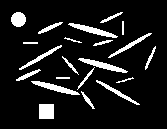
%> input picture morphology/TD4/elipses.bmp, 167 x 129 px
$ octave TD4_Part2_Correction.m   (GNU Octave 9; MATLAB toolbox functions it lacks are replaced by stand-ins)
%> lines starting %> are read from the running program, lines starting %| are printed output that depends on the picture; in (x1, y1, x2, y2) boxes, pixels count from 0 and x2, y2 are one past the last pixel; in counts of white or black regions, pixels touching at a corner belong together; the program's own positions count from 1
%% Mathematical Morphology - Hit or Miss transforms
% Assignment 4 - Part 2
%
%  Nom :
%  Prénom :

%% Application 1

clear all;
close all;

I=imread('elipses.bmp');
%> I: size 129x167 logical; 10.5% white; 21 white regions, largest, box (x1, y1, x2, y2) and area: (68, 23, 118, 38) 236, (78, 58, 128, 73) 236, (31, 81, 80, 95) 234
figure(1);imshow(I)


sk=bwmorph(I,'skel',Inf);
%> sk: size 129x167 logical; 4.2% white in thin lines or dots, all inside (x1, y1, x2, y2) = (15, 12, 156, 119)
figure(2), imshow(sk), title('Skeleton');

% pruning
skpr=bwmorph(sk,'spur',15);
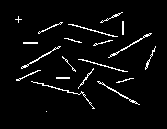
%> skpr: size 129x167 logical; 4% white in thin lines or dots, all inside (x1, y1, x2, y2) = (15, 12, 156, 112)
figure(3), imshow(skpr), title('pruned Skeleton');

%%%
% The operator will cut each object by their ending points the necessary to clear only the small ones. The parameter N is set accordingly to the length of the small objects.
% filtering of small isolated objects

skprao=bwareaopen(skpr,10);
%> skprao: size 129x167 logical; 4% white in thin lines or dots, all inside (x1, y1, x2, y2) = (15, 12, 156, 109)
figure(4), imshow(skprao), title('pruned skeleton after filtering of small objects');

% reconstruction
res=imreconstruct(skprao,I);
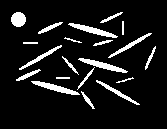
%> res: size 129x167 logical; 9.5% white; 20 white regions, largest, box (x1, y1, x2, y2) and area: (68, 23, 118, 38) 236, (78, 58, 128, 73) 236, (31, 81, 80, 95) 234
figure(5), imshow(res), title('Elipse reconstruction');

%%%
% *Remarque :* les objets disque et carré ont été ajoutés pour que
% l'opération filtrage par aire ne fonctionne pas directement sur
% les objets

skprao2=bwareaopen(I,150);
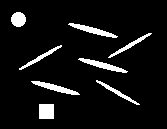
%> skprao2: size 129x167 logical; 7.4% white; 8 white regions, largest, box (x1, y1, x2, y2) and area: (68, 23, 118, 38) 236, (78, 58, 128, 73) 236, (31, 81, 80, 95) 234
figure(6), imshow(skprao2), title('Area openning on the original image');


%% Application 2

clear all;close all;
I=imread('pieces.bmp');
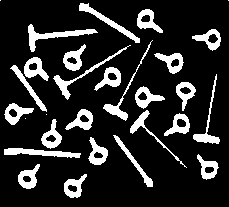
%> input picture morphology/TD4/pieces.bmp, 229 x 207 px
%> I: size 207x229 logical; 16.3% white; 29 white regions (4 under 20 px), largest, box (x1, y1, x2, y2) and area: (28, 24, 98, 52) 481, (4, 148, 81, 158) 420, (79, 3, 140, 43) 394
figure(1);imshow(I)

%%
% *Ring pieces*

sk=bwmorph(I,'skel',Inf);
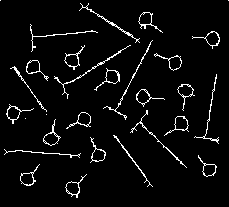
%> sk: size 207x229 logical; 4.6% white in thin lines or dots
figure(2), imshow(sk), title('Skeleton');

% pruning
skpr=bwmorph(sk,'spur',Inf);
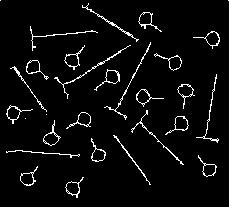
%> skpr: size 207x229 logical; 4.4% white in thin lines or dots
figure(3), imshow(skpr), title('pruned Skeleton');

% filtering of small isolated objects
skprao=bwareaopen(skpr,5);
%> skprao: size 207x229 logical; 4.4% white in thin lines or dots, all inside (x1, y1, x2, y2) = (6, 3, 220, 198)
figure(4), imshow(skprao), title('pruned skeleton after filtering of small objects');

% reconstruction
res=imreconstruct(skprao,I);
figure(5), imshow(res), title('Rings reconstruction');

%%
% *T pieces detection*

I2=I-res;
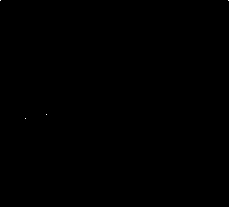
%> I2: size 207x229 double; values 0 (black) and 1 (white), 0.01% white in thin lines or dots, all inside (x1, y1, x2, y2) = (0, 0, 229, 119)
BW = I2>0.1;
figure(6), imshow(BW), title('T pieces and nails');

%%
% *1ère solution basée sur l'enveloppe convexe*

ch = bwconvhull(BW, 'objects');
figure(7), imshow(ch), title('convex hull');

skprao=bwareaopen(ch,850);
%> skprao: size 207x229 logical; every value is 0
figure(8), imshow(skprao), title('CONVEX HULL filtered if area <850 pixels');

% reconstruction
ch2= skprao.*I2;
%> ch2: size 207x229 double; every value is 0
figure(9), imshow(ch2), title('identified T');


%%
% *2ème solution basée sur le squelette*

sk=bwmorph(I2,'skel',Inf);
figure(10), imshow(sk), title('Skeleton');

% pruning
skpr=bwmorph(sk,'spur',5);
figure(11), imshow(skpr), title('pruned Skeleton');
% on nettoie les petites branches artefacts pour n'avoir plus que des
% jonctions T correspondant aux objets recherchés.

% test du filtrage par aire (celui ne doit pas permettre de séparer objet
% en T des clous)
% skpr2=bwareaopen(sk,80);
% figure, imshow(skpr2), title('pruned skeleton after filtering of small objects');
% OK bwereaopen ne permet plus de séparer objets en T des autres

%%
% Filtering of small isolated objects

skprao=bwareaopen(skpr,5);
figure(12), imshow(skprao), title('pruned skeleton after filtering of small objects');

%%
% *Using matlab detection of triple points*

skprao1=bwmorph(skprao,'thin',5);   % First a little thinning
figure(12), imshow(skprao1), title('pruned skeleton after filtering of small objects');
skpraobp=bwmorph(skprao1,'branchpoints');
figure(13), imshow(skpraobp), title('branch points detection');

%%
% *Using tailored structuring element pairs*

B{1} =      [   -1  1 -1   ;...
                 1  1  1   ;...
                -1 -1 -1   ];

B{2} =      [    1 -1  1   ;...
                -1  1 -1   ;...
                -1 -1  1   ];

B{3} =      [   -1  1 -1   ;...
                -1  1  1   ;...
                -1  1 -1   ];

B{4} =      [   -1 -1  1   ;...
                -1  1 -1   ;...
                 1 -1  1   ];

B{5} =      [   -1 -1 -1   ;...
                 1  1  1   ;...
                -1  1 -1   ];

B{6} =      [    1 -1 -1   ;...
                -1  1 -1   ;...
                 1 -1  1   ];

B{7}    = [   -1  1 -1   ;...
                 1  1 -1   ;...
                -1  1 -1   ];

B{8}    = [    1 -1  1   ;...
                -1  1 -1   ;...
                 1 -1 -1   ];

B{9}    =  [   -1  1 -1   ;...
                -1  1  1   ;...
                 1 -1 -1   ];

B{10}    =   [   -1 -1  1   ;...
                 1  1 -1   ;...
                -1 -1  1   ];

B{11}    =   [    1 -1 -1   ;...
                -1  1  1   ;...
                -1  1 -1   ];

B{12}    =   [   -1  1 -1   ;...
                -1  1 -1   ;...
                 1 -1  1   ];

B{13}    =   [   -1 -1  1   ;...
                 1  1 -1   ;...
                -1  1 -1   ];

B{14}    =  [    1 -1 -1   ;...
                -1  1  1   ;...
                 1 -1 -1   ];

B{15}    =  [   -1  1 -1   ;...
                 1  1 -1   ;...
                -1 -1  1   ];

B{16}    = [  1 -1  1   ;...
             -1  1 -1   ;...
             -1  1 -1   ];


ptstriples=zeros(size(skprao));
figure(14)

   for i=1:16,
      ptstriples=ptstriples+bwhitmiss(skprao,B{i});
      imshow(ptstriples)
      disp(['B' int2str(i) ' applied, press any key to continue ... '])
      %pause
   end
   disp(['********  # of passes = ' int2str(i)]);

%%
% reconstruction à partir des points triples

res2=imreconstruct(double(ptstriples),double(I));
figure(15), imshow(res2), title('T reconstruction');


%%
% *Detection des derniers objets*

res3=I - res - res2;
figure(16), imshow(res3), title('Nail objects');
